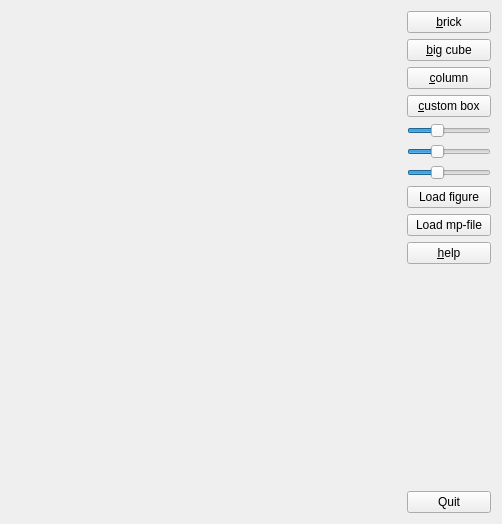
<?xml version="1.0" encoding="UTF-8"?>
<ui version="4.0">
 <class>MainWindow</class>
 <widget class="QMainWindow" name="MainWindow">
  <property name="geometry">
   <rect>
    <x>0</x>
    <y>0</y>
    <width>502</width>
    <height>524</height>
   </rect>
  </property>
  <property name="windowTitle">
   <string>EI maper by konstvest</string>
  </property>
  <widget class="QWidget" name="centralWidget">
   <layout class="QHBoxLayout" name="horizontalLayout">
    <item>
     <layout class="QVBoxLayout" name="verticalLayout">
      <item>
       <widget class="GLWidget" name="widget" native="true">
        <property name="sizePolicy">
         <sizepolicy hsizetype="Expanding" vsizetype="Expanding">
          <horstretch>0</horstretch>
          <verstretch>0</verstretch>
         </sizepolicy>
        </property>
       </widget>
      </item>
      <item>
       <widget class="QLabel" name="label">
        <property name="font">
         <font>
          <pointsize>16</pointsize>
         </font>
        </property>
        <property name="text">
         <string/>
        </property>
       </widget>
      </item>
     </layout>
    </item>
    <item>
     <layout class="QVBoxLayout" name="verticalLayout_2">
      <item>
       <widget class="QPushButton" name="pushButton_2">
        <property name="text">
         <string>&amp;brick</string>
        </property>
       </widget>
      </item>
      <item>
       <widget class="QPushButton" name="pushButton_3">
        <property name="text">
         <string>&amp;big cube</string>
        </property>
       </widget>
      </item>
      <item>
       <widget class="QPushButton" name="pushButton_4">
        <property name="text">
         <string>&amp;column</string>
        </property>
       </widget>
      </item>
      <item>
       <widget class="QPushButton" name="pushButton_6">
        <property name="text">
         <string>&amp;custom box</string>
        </property>
       </widget>
      </item>
      <item>
       <widget class="QSlider" name="horizontalSlider">
        <property name="sizePolicy">
         <sizepolicy hsizetype="Preferred" vsizetype="Preferred">
          <horstretch>0</horstretch>
          <verstretch>0</verstretch>
         </sizepolicy>
        </property>
        <property name="maximum">
         <number>30</number>
        </property>
        <property name="singleStep">
         <number>2</number>
        </property>
        <property name="pageStep">
         <number>10</number>
        </property>
        <property name="value">
         <number>10</number>
        </property>
        <property name="orientation">
         <enum>Qt::Horizontal</enum>
        </property>
       </widget>
      </item>
      <item>
       <widget class="QSlider" name="horizontalSlider_2">
        <property name="sizePolicy">
         <sizepolicy hsizetype="Preferred" vsizetype="Fixed">
          <horstretch>0</horstretch>
          <verstretch>0</verstretch>
         </sizepolicy>
        </property>
        <property name="maximum">
         <number>30</number>
        </property>
        <property name="singleStep">
         <number>2</number>
        </property>
        <property name="value">
         <number>10</number>
        </property>
        <property name="orientation">
         <enum>Qt::Horizontal</enum>
        </property>
       </widget>
      </item>
      <item>
       <widget class="QSlider" name="horizontalSlider_3">
        <property name="sizePolicy">
         <sizepolicy hsizetype="Preferred" vsizetype="Fixed">
          <horstretch>0</horstretch>
          <verstretch>0</verstretch>
         </sizepolicy>
        </property>
        <property name="maximum">
         <number>30</number>
        </property>
        <property name="singleStep">
         <number>2</number>
        </property>
        <property name="value">
         <number>10</number>
        </property>
        <property name="orientation">
         <enum>Qt::Horizontal</enum>
        </property>
       </widget>
      </item>
      <item>
       <widget class="QPushButton" name="pushButton_7">
        <property name="text">
         <string>Load figure</string>
        </property>
       </widget>
      </item>
      <item>
       <widget class="QPushButton" name="btnLoadmp">
        <property name="text">
         <string>Load mp-file</string>
        </property>
       </widget>
      </item>
      <item>
       <widget class="QPushButton" name="pushButton_5">
        <property name="text">
         <string>&amp;help</string>
        </property>
       </widget>
      </item>
      <item>
       <spacer name="verticalSpacer">
        <property name="orientation">
         <enum>Qt::Vertical</enum>
        </property>
        <property name="sizeHint" stdset="0">
         <size>
          <width>20</width>
          <height>40</height>
         </size>
        </property>
       </spacer>
      </item>
      <item>
       <widget class="QPushButton" name="pushButton">
        <property name="text">
         <string>Quit</string>
        </property>
       </widget>
      </item>
     </layout>
    </item>
   </layout>
  </widget>
 </widget>
 <layoutdefault spacing="6" margin="11"/>
 <customwidgets>
  <customwidget>
   <class>GLWidget</class>
   <extends>QWidget</extends>
   <header location="global">glwidget.h</header>
   <container>1</container>
  </customwidget>
 </customwidgets>
 <resources/>
 <connections>
  <connection>
   <sender>pushButton</sender>
   <signal>clicked()</signal>
   <receiver>MainWindow</receiver>
   <slot>close()</slot>
   <hints>
    <hint type="sourcelabel">
     <x>521</x>
     <y>364</y>
    </hint>
    <hint type="destinationlabel">
     <x>545</x>
     <y>262</y>
    </hint>
   </hints>
  </connection>
 </connections>
</ui>
